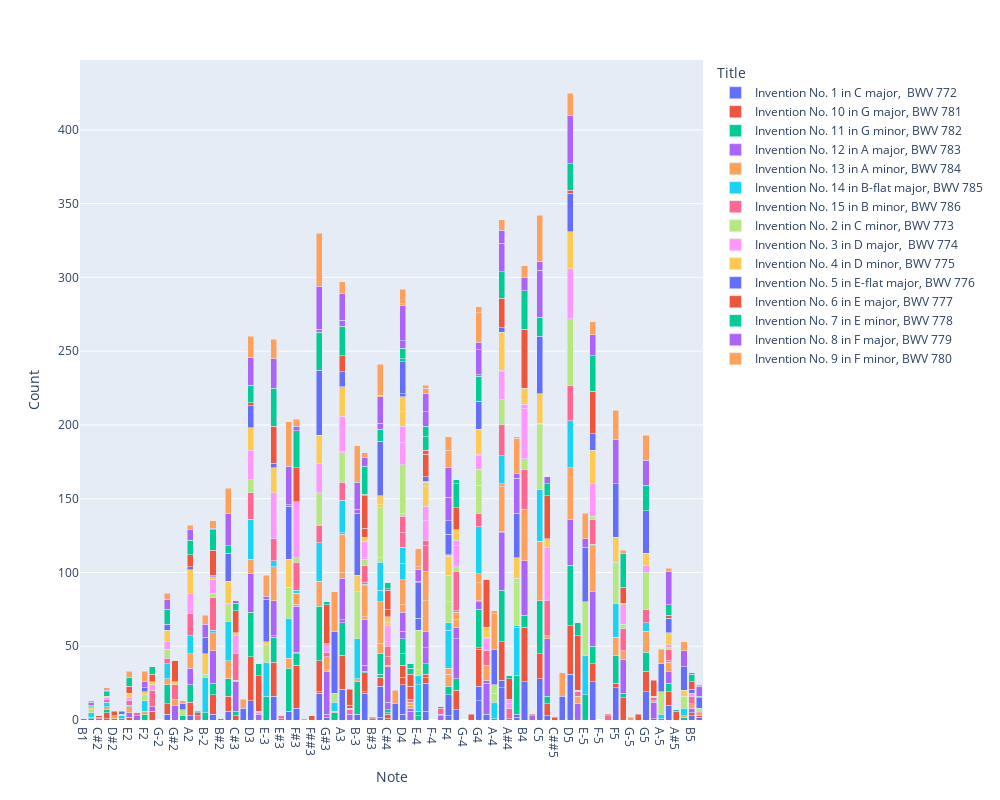

Notebook cell for this chart:
### Code cell
# Create the bar chart
fig = px.bar(
    corpus_note_counts,
    x='Note',
    y='Count',
    color='Title',
    height=800,
    width=1000,
    barmode='stack',
    # note that the pitch order is set earlier in our NB!
    category_orders={'Note': pitch_order}
)

fig.show()

### Figure 1 — Plotly figure (JSON) as saved in the notebook; plotly's stock layout.template omitted (floating-point values rounded to 4 significant figures)
{"data": [{"alignmentgroup": "True", "hovertemplate": "Title=Invention No. 1 in C major,  BWV 772<br>Note=%{x}<br>Count=%{y}<extra></extra>", "legendgroup": "Invention No. 1 in C major,  BWV 772", "marker": {"color": "#636efa", "pattern": {"shape": ""}}, "name": "Invention No. 1 in C major,  BWV 772", "offsetgroup": "Invention No. 1 in C major,  BWV 772", "orientation": "v", "showlegend": true, "textposition": "auto", "type": "bar", "x": ["A2", "A3", "A4", "A4", "A5", "B-3", "B-4", "B-4", "B2", "B3", "B4", "B5", "C#4", "C#5", "C2", "C3", "C4", "C4", "C5", "C6", "D2", "D3", "D4", "D4", "D5", "E3", "E4", "E4", "E5", "F#3", "F#4", "F3", "F4", "F4", "F5", "G#3", "G#4", "G#5", "G2", "G3", "G4", "G4", "G5"], "xaxis": "x", "y": [3, 21, 22, 5, 10, 4, 2, 2, 4, 18, 26, 3, 1, 3, 1, 6, 2, 21, 28, 2, 1, 13, 4, 20, 31, 16, 6, 19, 26, 8, 7, 6, 3, 14, 22, 2, 4, 1, 4, 18, 13, 10, 19], "yaxis": "y"}, {"alignmentgroup": "True", "hovertemplate": "Title=Invention No. 10 in G major, BWV 781<br>Note=%{x}<br>Count=%{y}<extra></extra>", "legendgroup": "Invention No. 10 in G major, BWV 781", "marker": {"color": "#EF553B", "pattern": {"shape": ""}}, "name": "Invention No. 10 in G major, BWV 781", "offsetgroup": "Invention No. 10 in G major, BWV 781", "orientation": "v", "showlegend": true, "textposition": "auto", "type": "bar", "x": ["A2", "A3", "A4", "A5", "B2", "B3", "B3", "B4", "B5", "C#3", "C#4", "C#5", "C3", "C4", "C5", "C6", "D2", "D3", "D4", "D4", "D5", "E2", "E3", "E4", "E4", "E5", "F#2", "F#3", "F#4", "F#5", "F5", "G2", "G3", "G3", "G4", "G4", "G5"], "xaxis": "x", "y": [9, 23, 26, 9, 13, 1, 13, 37, 2, 3, 3, 8, 10, 6, 17, 1, 4, 30, 5, 8, 33, 2, 23, 4, 2, 12, 6, 29, 13, 15, 3, 7, 1, 21, 25, 1, 14], "yaxis": "y"}, {"alignmentgroup": "True", "hovertemplate": "Title=Invention No. 11 in G minor, BWV 782<br>Note=%{x}<br>Count=%{y}<extra></extra>", "legendgroup": "Invention No. 11 in G minor, BWV 782", "marker": {"color": "#00cc96", "pattern": {"shape": ""}}, "name": "Invention No. 11 in G minor, BWV 782", "offsetgroup": "Invention No. 11 in G minor, BWV 782", "orientation": "v", "showlegend": true, "textposition": "auto", "type": "bar", "x": ["A-2", "A-3", "A-4", "A-5", "A2", "A3", "A4", "A5", "B-2", "B-3", "B-4", "B-5", "B2", "B3", "B4", "C#3", "C#4", "C#4", "C#5", "C2", "C3", "C4", "C4", "C5", "D2", "D3", "D4", "D4", "D5", "E-2", "E-3", "E-4", "E-4", "E-5", "E3", "E4", "E5", "F#3", "F#4", "F#5", "F2", "F3", "F4", "F5", "G2", "G3", "G4", "G5"], "xaxis": "x", "y": [3, 5, 1, 1, 12, 22, 35, 6, 5, 22, 26, 2, 8, 1, 8, 3, 1, 2, 5, 1, 12, 2, 14, 36, 2, 30, 8, 10, 41, 1, 16, 3, 3, 17, 17, 7, 12, 8, 8, 3, 4, 29, 6, 19, 13, 37, 26, 13], "yaxis": "y"}, {"alignmentgroup": "True", "hovertemplate": "Title=Invention No. 12 in A major, BWV 783<br>Note=%{x}<br>Count=%{y}<extra></extra>", "legendgroup": "Invention No. 12 in A major, BWV 783", "marker": {"color": "#ab63fa", "pattern": {"shape": ""}}, "name": "Invention No. 12 in A major, BWV 783", "offsetgroup": "Invention No. 12 in A major, BWV 783", "orientation": "v", "showlegend": true, "textposition": "auto", "type": "bar", "x": ["A#3", "A#4", "A2", "A3", "A3", "A4", "A4", "A5", "B#2", "B#3", "B#4", "B2", "B3", "B3", "B4", "B5", "C#2", "C#3", "C#4", "C#4", "C#5", "D#2", "D#3", "D#4", "D#4", "D#5", "D3", "D4", "D4", "D5", "E#2", "E#3", "E#4", "E#4", "E2", "E3", "E3", "E4", "E4", "E5", "F#2", "F#3", "F#3", "F#4", "F#4", "F#5", "G#2", "G#3", "G#3", "G#4", "G#4", "G#5", "G4", "G4"], "xaxis": "x", "y": [4, 1, 11, 2, 28, 39, 1, 8, 1, 1, 3, 22, 4, 31, 37, 3, 1, 20, 5, 24, 39, 1, 4, 6, 2, 11, 26, 5, 13, 31, 3, 1, 3, 1, 3, 1, 24, 11, 11, 37, 3, 1, 31, 27, 8, 23, 10, 2, 29, 21, 2, 11, 5, 1], "yaxis": "y"}, {"alignmentgroup": "True", "hovertemplate": "Title=Invention No. 13 in A minor, BWV 784<br>Note=%{x}<br>Count=%{y}<extra></extra>", "legendgroup": "Invention No. 13 in A minor, BWV 784", "marker": {"color": "#FFA15A", "pattern": {"shape": ""}}, "name": "Invention No. 13 in A minor, BWV 784", "offsetgroup": "Invention No. 13 in A minor, BWV 784", "orientation": "v", "showlegend": true, "textposition": "auto", "type": "bar", "x": ["A-3", "A2", "A3", "A3", "A4", "A4", "A5", "B-3", "B-5", "B2", "B3", "B3", "B4", "B5", "C#3", "C#4", "C#5", "C3", "C4", "C4", "C5", "C6", "D#2", "D#3", "D#4", "D#4", "D#5", "D2", "D3", "D4", "D4", "D5", "E2", "E3", "E4", "E4", "E5", "F#3", "F#3", "F#4", "F#4", "F#5", "F2", "F3", "F4", "F4", "F5", "G#2", "G#3", "G#3", "G#4", "G#5", "G2", "G3", "G4", "G4", "G5"], "xaxis": "x", "y": [1, 10, 4, 26, 30, 2, 6, 2, 1, 12, 2, 21, 35, 3, 1, 1, 2, 12, 7, 28, 40, 2, 2, 1, 2, 2, 5, 2, 10, 5, 17, 35, 4, 23, 21, 20, 31, 1, 8, 5, 5, 6, 2, 7, 8, 4, 12, 4, 1, 9, 10, 1, 4, 17, 12, 6, 14], "yaxis": "y"}, {"alignmentgroup": "True", "hovertemplate": "Title=Invention No. 14 in B-flat major, BWV 785<br>Note=%{x}<br>Count=%{y}<extra></extra>", "legendgroup": "Invention No. 14 in B-flat major, BWV 785", "marker": {"color": "#19d3f3", "pattern": {"shape": ""}}, "name": "Invention No. 14 in B-flat major, BWV 785", "offsetgroup": "Invention No. 14 in B-flat major, BWV 785", "orientation": "v", "showlegend": true, "textposition": "auto", "type": "bar", "x": ["A-3", "A-4", "A-5", "A2", "A3", "A3", "A4", "A5", "B-2", "B-3", "B-4", "B-4", "B-5", "B2", "B3", "C2", "C3", "C4", "C4", "C5", "D2", "D3", "D4", "D4", "D5", "E-2", "E-3", "E-4", "E-4", "E-5", "E2", "E3", "E5", "F#3", "F#4", "F2", "F3", "F4", "F4", "F5", "G2", "G3", "G4", "G5"], "xaxis": "x", "y": [6, 11, 3, 12, 1, 22, 19, 1, 24, 27, 33, 1, 5, 2, 1, 3, 27, 8, 19, 35, 3, 27, 11, 11, 32, 2, 23, 18, 6, 27, 1, 4, 1, 2, 1, 7, 27, 26, 5, 23, 10, 26, 32, 6], "yaxis": "y"}, {"alignmentgroup": "True", "hovertemplate": "Title=Invention No. 15 in B minor, BWV 786<br>Note=%{x}<br>Count=%{y}<extra></extra>", "legendgroup": "Invention No. 15 in B minor, BWV 786", "marker": {"color": "#FF6692", "pattern": {"shape": ""}}, "name": "Invention No. 15 in B minor, BWV 786", "offsetgroup": "Invention No. 15 in B minor, BWV 786", "orientation": "v", "showlegend": true, "textposition": "auto", "type": "bar", "x": ["A#2", "A#3", "A#4", "A2", "A3", "A4", "A5", "B2", "B3", "B3", "B4", "B5", "C#2", "C#3", "C#4", "C#4", "C#5", "C6", "D#4", "D#5", "D2", "D3", "D4", "D4", "D5", "E#2", "E#3", "E#4", "E#5", "E2", "E3", "E4", "E4", "E5", "F#2", "F#3", "F#4", "F#5", "G#2", "G#3", "G#4", "G#5", "G2", "G3", "G4", "G5"], "xaxis": "x", "y": [3, 3, 7, 15, 12, 21, 8, 22, 1, 12, 27, 5, 1, 18, 6, 7, 24, 1, 2, 3, 2, 18, 10, 11, 24, 2, 2, 4, 3, 3, 15, 17, 4, 17, 11, 19, 27, 15, 10, 3, 10, 2, 4, 12, 9, 9], "yaxis": "y"}, {"alignmentgroup": "True", "hovertemplate": "Title=Invention No. 2 in C minor, BWV 773<br>Note=%{x}<br>Count=%{y}<extra></extra>", "legendgroup": "Invention No. 2 in C minor, BWV 773", "marker": {"color": "#B6E880", "pattern": {"shape": ""}}, "name": "Invention No. 2 in C minor, BWV 773", "offsetgroup": "Invention No. 2 in C minor, BWV 773", "orientation": "v", "showlegend": true, "textposition": "auto", "type": "bar", "x": ["A-2", "A-3", "A-4", "A-4", "A-5", "A3", "A4", "A5", "B-2", "B-3", "B-4", "B-4", "B-5", "B2", "B3", "B4", "C2", "C3", "C4", "C4", "C5", "C5", "C6", "D3", "D4", "D4", "D5", "E-2", "E-3", "E-4", "E-4", "E-5", "E5", "F#3", "F#4", "F#5", "F2", "F3", "F4", "F4", "F5", "G2", "G3", "G4", "G4", "G5"], "xaxis": "x", "y": [4, 6, 6, 6, 15, 20, 17, 1, 2, 32, 29, 3, 8, 3, 4, 7, 2, 11, 3, 34, 44, 1, 2, 9, 2, 33, 45, 1, 12, 4, 27, 36, 2, 3, 3, 3, 4, 21, 14, 18, 28, 6, 22, 19, 11, 25], "yaxis": "y"}, {"alignmentgroup": "True", "hovertemplate": "Title=Invention No. 3 in D major,  BWV 774<br>Note=%{x}<br>Count=%{y}<extra></extra>", "legendgroup": "Invention No. 3 in D major,  BWV 774", "marker": {"color": "#FF97FF", "pattern": {"shape": ""}}, "name": "Invention No. 3 in D major,  BWV 774", "offsetgroup": "Invention No. 3 in D major,  BWV 774", "orientation": "v", "showlegend": true, "textposition": "auto", "type": "bar", "x": ["A#3", "A#4", "A#4", "A2", "A3", "A3", "A4", "A4", "A5", "B2", "B3", "B3", "B4", "B4", "B5", "C#3", "C#4", "C#4", "C#5", "C3", "D#3", "D#5", "D2", "D3", "D4", "D4", "D5", "E2", "E3", "E4", "E4", "E5", "F#2", "F#3", "F#4", "F#4", "F#5", "G#3", "G#4", "G#4", "G2", "G3", "G4", "G4", "G5"], "xaxis": "x", "y": [1, 3, 3, 14, 1, 24, 19, 1, 2, 9, 1, 11, 34, 3, 2, 12, 3, 11, 36, 1, 1, 1, 1, 20, 15, 11, 34, 2, 31, 13, 10, 22, 4, 38, 14, 4, 13, 5, 8, 1, 5, 20, 9, 1, 5], "yaxis": "y"}, {"alignmentgroup": "True", "hovertemplate": "Title=Invention No. 4 in D minor, BWV 775<br>Note=%{x}<br>Count=%{y}<extra></extra>", "legendgroup": "Invention No. 4 in D minor, BWV 775", "marker": {"color": "#FECB52", "pattern": {"shape": ""}}, "name": "Invention No. 4 in D minor, BWV 775", "offsetgroup": "Invention No. 4 in D minor, BWV 775", "orientation": "v", "showlegend": true, "textposition": "auto", "type": "bar", "x": ["A2", "A3", "A4", "A5", "B-2", "B-3", "B-4", "B-5", "B2", "B3", "B4", "C#3", "C#4", "C#4", "C#5", "C2", "C3", "C4", "C4", "C5", "D2", "D3", "D4", "D4", "D5", "E-3", "E2", "E3", "E4", "E4", "E5", "F#2", "F#4", "F#5", "F2", "F3", "F4", "F4", "F5", "G#2", "G#4", "G#5", "G2", "G3", "G4", "G5"], "xaxis": "x", "y": [16, 20, 26, 8, 14, 11, 14, 4, 2, 3, 11, 2, 2, 4, 6, 2, 15, 2, 6, 20, 1, 15, 10, 10, 25, 2, 3, 17, 13, 3, 23, 2, 7, 1, 2, 19, 13, 1, 17, 2, 7, 1, 8, 19, 17, 8], "yaxis": "y"}, {"alignmentgroup": "True", "hovertemplate": "Title=Invention No. 5 in E-flat major, BWV 776<br>Note=%{x}<br>Count=%{y}<extra></extra>", "legendgroup": "Invention No. 5 in E-flat major, BWV 776", "marker": {"color": "#636efa", "pattern": {"shape": ""}}, "name": "Invention No. 5 in E-flat major, BWV 776", "offsetgroup": "Invention No. 5 in E-flat major, BWV 776", "orientation": "v", "showlegend": true, "textposition": "auto", "type": "bar", "x": ["A-2", "A-3", "A-4", "A-5", "A2", "A3", "A4", "A5", "B-2", "B-3", "B-4", "B-5", "B2", "B5", "C3", "C4", "C5", "C6", "D-3", "D-4", "D-5", "D3", "D4", "D4", "D5", "E-2", "E-3", "E-4", "E-4", "E-5", "E3", "E4", "E4", "E5", "F2", "F3", "F4", "F4", "F5", "G2", "G3", "G4", "G5"], "xaxis": "x", "y": [4, 42, 24, 19, 2, 10, 3, 10, 11, 42, 30, 16, 1, 3, 19, 37, 39, 7, 8, 11, 16, 15, 2, 22, 26, 2, 29, 8, 24, 37, 3, 1, 3, 11, 3, 36, 14, 9, 36, 4, 44, 19, 29], "yaxis": "y"}, {"alignmentgroup": "True", "hovertemplate": "Title=Invention No. 6 in E major, BWV 777<br>Note=%{x}<br>Count=%{y}<extra></extra>", "legendgroup": "Invention No. 6 in E major, BWV 777", "marker": {"color": "#EF553B", "pattern": {"shape": ""}}, "name": "Invention No. 6 in E major, BWV 777", "offsetgroup": "Invention No. 6 in E major, BWV 777", "orientation": "v", "showlegend": true, "textposition": "auto", "type": "bar", "x": ["A#2", "A#3", "A#3", "A#4", "A#5", "A2", "A3", "A4", "A5", "B#3", "B#4", "B1", "B2", "B3", "B3", "B4", "B5", "C##5", "C#2", "C#3", "C#4", "C#4", "C#5", "D#2", "D#3", "D#4", "D#4", "D#5", "D3", "D5", "E#4", "E#5", "E2", "E3", "E4", "E4", "E5", "F##3", "F##4", "F##5", "F#2", "F#3", "F#4", "F#5", "G#2", "G#3", "G#3", "G#4", "G#5"], "xaxis": "x", "y": [2, 2, 11, 14, 6, 8, 11, 20, 2, 1, 1, 1, 17, 6, 22, 40, 5, 2, 1, 15, 5, 13, 29, 3, 24, 9, 8, 37, 2, 2, 1, 1, 5, 25, 15, 3, 29, 3, 4, 4, 5, 23, 15, 11, 14, 1, 26, 32, 11], "yaxis": "y"}, {"alignmentgroup": "True", "hovertemplate": "Title=Invention No. 7 in E minor, BWV 778<br>Note=%{x}<br>Count=%{y}<extra></extra>", "legendgroup": "Invention No. 7 in E minor, BWV 778", "marker": {"color": "#00cc96", "pattern": {"shape": ""}}, "name": "Invention No. 7 in E minor, BWV 778", "offsetgroup": "Invention No. 7 in E minor, BWV 778", "orientation": "v", "showlegend": true, "textposition": "auto", "type": "bar", "x": ["A#2", "A#4", "A#5", "A2", "A3", "A4", "A5", "B2", "B3", "B3", "B4", "B5", "C#3", "C#4", "C#4", "C#5", "C2", "C3", "C4", "C5", "C6", "D#3", "D#4", "D#4", "D#5", "D2", "D3", "D4", "D4", "D5", "E2", "E3", "E4", "E4", "E5", "F#2", "F#3", "F#4", "F#4", "F#5", "G#3", "G2", "G3", "G4", "G4", "G5"], "xaxis": "x", "y": [1, 2, 1, 10, 20, 18, 7, 14, 1, 19, 26, 5, 5, 1, 4, 8, 1, 5, 8, 13, 1, 8, 4, 3, 9, 3, 12, 2, 7, 18, 6, 26, 9, 7, 24, 5, 25, 16, 3, 23, 2, 10, 26, 17, 1, 17], "yaxis": "y"}, {"alignmentgroup": "True", "hovertemplate": "Title=Invention No. 8 in F major, BWV 779<br>Note=%{x}<br>Count=%{y}<extra></extra>", "legendgroup": "Invention No. 8 in F major, BWV 779", "marker": {"color": "#ab63fa", "pattern": {"shape": ""}}, "name": "Invention No. 8 in F major, BWV 779", "offsetgroup": "Invention No. 8 in F major, BWV 779", "orientation": "v", "showlegend": true, "textposition": "auto", "type": "bar", "x": ["A2", "A3", "A3", "A4", "A4", "A5", "B-2", "B-3", "B-3", "B-4", "B-4", "B-5", "B2", "B3", "B4", "B5", "C#3", "C#5", "C2", "C3", "C4", "C4", "C5", "C5", "C6", "D2", "D3", "D4", "D4", "D5", "E-3", "E-4", "E-4", "E-5", "E3", "E4", "E4", "E5", "F#3", "F2", "F3", "F3", "F4", "F4", "F5", "G2", "G3", "G3", "G4", "G4", "G5"], "xaxis": "x", "y": [7, 4, 18, 19, 9, 23, 9, 3, 18, 24, 3, 11, 1, 6, 9, 1, 2, 5, 2, 22, 4, 18, 32, 6, 7, 1, 19, 5, 24, 33, 2, 1, 8, 6, 20, 10, 12, 14, 3, 4, 1, 26, 16, 20, 30, 7, 2, 29, 17, 5, 17], "yaxis": "y"}, {"alignmentgroup": "True", "hovertemplate": "Title=Invention No. 9 in F minor, BWV 780<br>Note=%{x}<br>Count=%{y}<extra></extra>", "legendgroup": "Invention No. 9 in F minor, BWV 780", "marker": {"color": "#FFA15A", "pattern": {"shape": ""}}, "name": "Invention No. 9 in F minor, BWV 780", "offsetgroup": "Invention No. 9 in F minor, BWV 780", "orientation": "v", "showlegend": true, "textposition": "auto", "type": "bar", "x": ["A-2", "A-3", "A-4", "A-4", "A-5", "A2", "A3", "A4", "A5", "B-2", "B-3", "B-4", "B-4", "B-5", "B2", "B3", "B4", "C2", "C3", "C4", "C4", "C5", "C6", "D-3", "D-4", "D-5", "D2", "D3", "D4", "D4", "D5", "E-3", "E-4", "E-4", "E-5", "E2", "E3", "E4", "E4", "E5", "F#3", "F#5", "F2", "F3", "F4", "F4", "F5", "G-3", "G-5", "G2", "G3", "G4", "G4", "G5"], "xaxis": "x", "y": [2, 27, 24, 2, 10, 3, 8, 7, 2, 6, 25, 24, 1, 6, 5, 3, 8, 1, 17, 1, 21, 31, 1, 6, 9, 16, 2, 14, 1, 10, 15, 14, 2, 12, 17, 4, 13, 4, 2, 9, 5, 2, 7, 30, 12, 9, 20, 1, 2, 4, 36, 20, 4, 17], "yaxis": "y"}], "layout": {"barmode": "stack", "height": 800, "legend": {"title": {"text": "Title"}, "tracegroupgap": 0}, "margin": {"t": 60}, "width": 1000, "xaxis": {"anchor": "y", "categoryarray": ["Rest", "A#1", "B1", "C2", "C#2", "D2", "D#2", "E-2", "E2", "E#2", "F2", "F#2", "G-2", "G2", "G#2", "A-2", "A2", "A#2", "B-2", "B2", "B#2", "C3", "C#3", "D-3", "D3", "D#3", "E-3", "E3", "E#3", "F3", "F#3", "G-3", "F##3", "G3", "G#3", "A-3", "A3", "A#3", "B-3", "B3", "B#3", "C4", "C#4", "D-4", "D4", "D#4", "E-4", "E4", "F-4", "E#4", "F4", "F#4", "G-4", "F##4", "G4", "G#4", "A-4", "A4", "A#4", "B-4", "B4", "B#4", "C5", "C#5", "C##5", "D-5", "D5", "D#5", "E-5", "E5", "F-5", "E#5", "F5", "F#5", "G-5", "F##5", "G5", "G#5", "A-5", "A5", "A#5", "B-5", "B5", "C6"], "categoryorder": "array", "domain": [0, 1], "title": {"text": "Note"}}, "yaxis": {"anchor": "x", "domain": [0, 1], "title": {"text": "Count"}}}}
